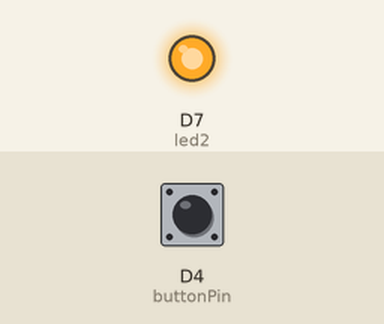
Bench run of a sketch on a simulated ESP8266 (NodeMCU). Shown: output pins drawn as LEDs (lit = HIGH). The inputs (shaded band) are chosen by the test bench; at power-on: D4 (buttonPin) HIGH.

Above: at 0.3 s.
At 19.9 s:
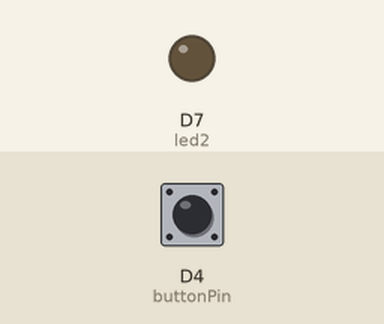
Timing chart, 0 to 27.6 s (numbered marks = the images above):
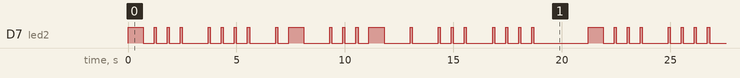

The sketch:

blinky.ino
```cpp
int led2 = D7;
int buttonPin = D4;

void setup()
{
    pinMode( led2, OUTPUT );
    pinMode( buttonPin , INPUT_PULLUP );
}

void dot()
{
    digitalWrite( led2, HIGH );
    delay(100);
    digitalWrite( led2, LOW );
    delay(500);
}

void dash()
{
    digitalWrite( led2, HIGH );
    delay(700);
    digitalWrite( led2, LOW );
    delay(500);
}

void loop()
{

    int buttonState = digitalRead( buttonPin );

    if( buttonState == LOW )
    {
    dash();
    dot();
    dot();
    dot();

    delay(700);

    dot();
    dot();
    dot();
    dot();

    delay(700);

    dot();
    dash();

    delay(700);

    dot();
    dot();
    dot();
    dash();

    delay(700);

    dot();

    delay(700);

    dot();
    dot();
    dot();

    delay(700);

    dot();
    dot();
    dot();
    dot();

    delay(2000);

    digitalWrite( led2, HIGH );
    }
    else
    {

    dash();
    dot();
    dot();
    dot();

    delay(700);

    dot();
    dot();
    dot();
    dot();

    delay(700);

    dot();
    dash();

    delay(700);

    dot();
    dot();
    dot();
    dash();

    delay(700);

    dot();

    delay(700);

    dot();
    dot();
    dot();

    delay(700);

    dot();
    dot();
    dot();
    dot();

    delay(2000);

    digitalWrite( led2, LOW );
    }
}
```

Measured:
- by itself, D7 (led2): moves between LOW and HIGH, repeating every 21.2 s
- by itself, everything shown: repeats every 21.2 s, in 44 steps
